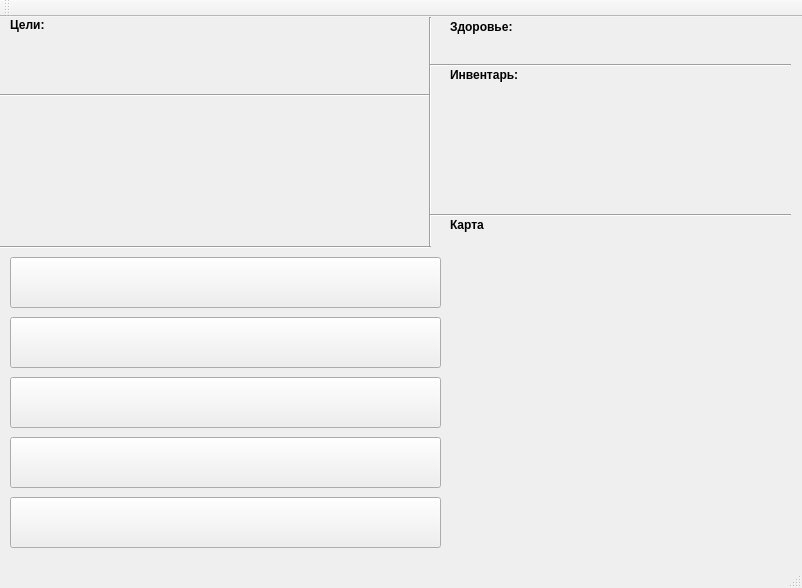
<?xml version="1.0" encoding="UTF-8"?>
<ui version="4.0">
 <class>game2Class</class>
 <widget class="QMainWindow" name="game2Class">
  <property name="geometry">
   <rect>
    <x>0</x>
    <y>0</y>
    <width>802</width>
    <height>588</height>
   </rect>
  </property>
  <property name="windowTitle">
   <string>game2</string>
  </property>
  <widget class="QWidget" name="centralWidget">
   <widget class="QLabel" name="label">
    <property name="geometry">
     <rect>
      <x>450</x>
      <y>0</y>
      <width>71</width>
      <height>20</height>
     </rect>
    </property>
    <property name="text">
     <string>&lt;html&gt;&lt;head/&gt;&lt;body&gt;&lt;p&gt;&lt;span style=&quot; font-weight:600;&quot;&gt;Здоровье:&lt;/span&gt;&lt;/p&gt;&lt;/body&gt;&lt;/html&gt;</string>
    </property>
   </widget>
   <widget class="QLabel" name="label2">
    <property name="geometry">
     <rect>
      <x>450</x>
      <y>20</y>
      <width>81</width>
      <height>16</height>
     </rect>
    </property>
    <property name="text">
     <string/>
    </property>
   </widget>
   <widget class="QLabel" name="label_3">
    <property name="geometry">
     <rect>
      <x>450</x>
      <y>50</y>
      <width>71</width>
      <height>16</height>
     </rect>
    </property>
    <property name="text">
     <string>&lt;html&gt;&lt;head/&gt;&lt;body&gt;&lt;p&gt;&lt;span style=&quot; font-weight:600;&quot;&gt;Инвентарь:&lt;/span&gt;&lt;/p&gt;&lt;/body&gt;&lt;/html&gt;</string>
    </property>
   </widget>
   <widget class="QLabel" name="label_4">
    <property name="geometry">
     <rect>
      <x>450</x>
      <y>200</y>
      <width>61</width>
      <height>16</height>
     </rect>
    </property>
    <property name="text">
     <string>&lt;html&gt;&lt;head/&gt;&lt;body&gt;&lt;p&gt;&lt;span style=&quot; font-weight:600;&quot;&gt;Карта&lt;/span&gt;&lt;/p&gt;&lt;/body&gt;&lt;/html&gt;</string>
    </property>
   </widget>
   <widget class="QLabel" name="label_5">
    <property name="geometry">
     <rect>
      <x>10</x>
      <y>0</y>
      <width>131</width>
      <height>16</height>
     </rect>
    </property>
    <property name="text">
     <string>&lt;html&gt;&lt;head/&gt;&lt;body&gt;&lt;p&gt;&lt;span style=&quot; font-weight:600;&quot;&gt;Цели:&lt;/span&gt;&lt;/p&gt;&lt;/body&gt;&lt;/html&gt;</string>
    </property>
   </widget>
   <widget class="QLabel" name="label_6">
    <property name="geometry">
     <rect>
      <x>10</x>
      <y>20</y>
      <width>371</width>
      <height>51</height>
     </rect>
    </property>
    <property name="styleSheet">
     <string notr="true">font: 9pt &quot;Arial Unicode MS&quot;;</string>
    </property>
    <property name="text">
     <string/>
    </property>
   </widget>
   <widget class="QLabel" name="label_2">
    <property name="geometry">
     <rect>
      <x>450</x>
      <y>70</y>
      <width>231</width>
      <height>121</height>
     </rect>
    </property>
    <property name="styleSheet">
     <string notr="true">font: 9pt &quot;Arial Unicode MS&quot;;</string>
    </property>
    <property name="text">
     <string/>
    </property>
   </widget>
   <widget class="QLabel" name="label_7">
    <property name="geometry">
     <rect>
      <x>10</x>
      <y>100</y>
      <width>411</width>
      <height>111</height>
     </rect>
    </property>
    <property name="styleSheet">
     <string notr="true">font: 9pt &quot;Arial Unicode MS&quot;;</string>
    </property>
    <property name="text">
     <string/>
    </property>
   </widget>
   <widget class="QPushButton" name="pushButton_3">
    <property name="geometry">
     <rect>
      <x>10</x>
      <y>360</y>
      <width>431</width>
      <height>51</height>
     </rect>
    </property>
    <property name="text">
     <string/>
    </property>
   </widget>
   <widget class="QPushButton" name="pushButton">
    <property name="geometry">
     <rect>
      <x>10</x>
      <y>240</y>
      <width>431</width>
      <height>51</height>
     </rect>
    </property>
    <property name="text">
     <string/>
    </property>
   </widget>
   <widget class="QPushButton" name="pushButton_2">
    <property name="geometry">
     <rect>
      <x>10</x>
      <y>300</y>
      <width>431</width>
      <height>51</height>
     </rect>
    </property>
    <property name="text">
     <string/>
    </property>
   </widget>
   <widget class="QLabel" name="label_8">
    <property name="geometry">
     <rect>
      <x>470</x>
      <y>240</y>
      <width>321</width>
      <height>241</height>
     </rect>
    </property>
    <property name="text">
     <string/>
    </property>
   </widget>
   <widget class="Line" name="line">
    <property name="geometry">
     <rect>
      <x>0</x>
      <y>70</y>
      <width>431</width>
      <height>16</height>
     </rect>
    </property>
    <property name="orientation">
     <enum>Qt::Horizontal</enum>
    </property>
   </widget>
   <widget class="Line" name="line_2">
    <property name="geometry">
     <rect>
      <x>420</x>
      <y>0</y>
      <width>20</width>
      <height>231</height>
     </rect>
    </property>
    <property name="orientation">
     <enum>Qt::Vertical</enum>
    </property>
   </widget>
   <widget class="Line" name="line_3">
    <property name="geometry">
     <rect>
      <x>430</x>
      <y>40</y>
      <width>361</width>
      <height>16</height>
     </rect>
    </property>
    <property name="orientation">
     <enum>Qt::Horizontal</enum>
    </property>
   </widget>
   <widget class="Line" name="line_4">
    <property name="geometry">
     <rect>
      <x>430</x>
      <y>190</y>
      <width>361</width>
      <height>16</height>
     </rect>
    </property>
    <property name="orientation">
     <enum>Qt::Horizontal</enum>
    </property>
   </widget>
   <widget class="Line" name="line_5">
    <property name="geometry">
     <rect>
      <x>0</x>
      <y>220</y>
      <width>431</width>
      <height>21</height>
     </rect>
    </property>
    <property name="orientation">
     <enum>Qt::Horizontal</enum>
    </property>
   </widget>
   <widget class="QPushButton" name="pushButton_4">
    <property name="geometry">
     <rect>
      <x>10</x>
      <y>420</y>
      <width>431</width>
      <height>51</height>
     </rect>
    </property>
    <property name="text">
     <string/>
    </property>
   </widget>
   <widget class="QLabel" name="label_9">
    <property name="geometry">
     <rect>
      <x>10</x>
      <y>80</y>
      <width>411</width>
      <height>21</height>
     </rect>
    </property>
    <property name="text">
     <string>&lt;html&gt;&lt;head/&gt;&lt;body&gt;&lt;p&gt;&lt;br/&gt;&lt;/p&gt;&lt;/body&gt;&lt;/html&gt;</string>
    </property>
   </widget>
   <widget class="QPushButton" name="pushButton_5">
    <property name="geometry">
     <rect>
      <x>10</x>
      <y>480</y>
      <width>431</width>
      <height>51</height>
     </rect>
    </property>
    <property name="text">
     <string/>
    </property>
   </widget>
  </widget>
  <widget class="QMenuBar" name="menuBar">
   <property name="geometry">
    <rect>
     <x>0</x>
     <y>0</y>
     <width>802</width>
     <height>21</height>
    </rect>
   </property>
  </widget>
  <widget class="QToolBar" name="mainToolBar">
   <attribute name="toolBarArea">
    <enum>TopToolBarArea</enum>
   </attribute>
   <attribute name="toolBarBreak">
    <bool>false</bool>
   </attribute>
  </widget>
  <widget class="QStatusBar" name="statusBar"/>
 </widget>
 <layoutdefault spacing="6" margin="11"/>
 <resources>
  <include location="game2.qrc"/>
 </resources>
 <connections/>
</ui>
